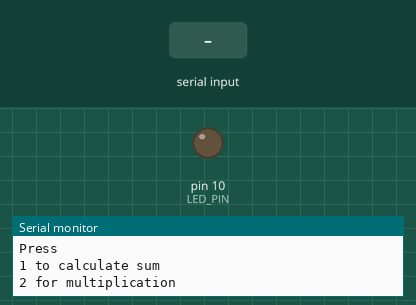
Bench run of a program on a simulated Arduino Uno, built with avr-gcc and run on an emulated ATmega328P. Parts: output pins drawn as LEDs (lit = HIGH), the last lines printed to the serial monitor. The test bench sets the inputs (shaded band).

Above: at 2.8 s.
2.9 s: "1\n" received over Serial
4.4 s: "90,45,200\n" received over Serial
At 11.2 s:
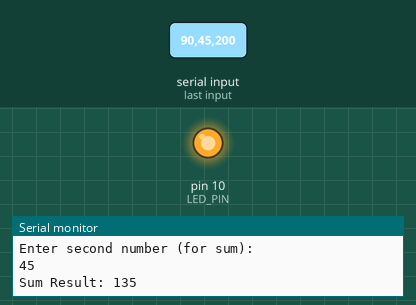
Timing chart, 0 to 12.4 s (numbered marks = the images above; inputs shaded):
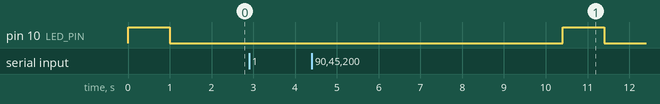

Measured:
- after the input at 4.4 s, pin 10 (LED_PIN): LOW → HIGH after 6.0 s, → LOW 1.0 s later

The program:

main.cpp
```cpp
#include <Arduino.h>

// Function declarations
int SumFunction();
int multiFunction();
#define LED_PIN 10

void setup() {
  // Initialize serial communication
  Serial.begin(9600);

  // Initialize LED pin
  pinMode(LED_PIN, OUTPUT);
}

void loop() {
  // LED blink every second
  digitalWrite(LED_PIN, HIGH); // Turn the LED on
  delay(1000);                 // Wait for 1 second
  digitalWrite(LED_PIN, LOW);  // Turn the LED off
  delay(1000);

  // Menu
  Serial.print("Press\n1 to calculate sum\n2 for multiplication\n");
  int input;
  do {
    while(Serial.available() <= 0);
    input = Serial.parseInt();
    while (Serial.available() > 0) Serial.read();
  } while (input != 1 && input != 2);

  if (input == 1)
  {
    // Call SumFunction
    int result = SumFunction();  // Get sum from user
    Serial.print("Sum Result: ");
    Serial.println(result);
  }

  else if (input == 2)
  {
    // Call multiFunction
    int result2 = multiFunction();  // Get product from user
    Serial.print("Multiplication Result: ");
    Serial.println(result2);
  }

  delay(5000);  // Wait 5 seconds before the next interaction
}

// Function to ask for 2 numbers and calculate the sum
int SumFunction() {
  int x = 0, y = 0;

  Serial.println("Enter first number (for sum): ");
  while (Serial.available() == 0);  // Wait for input
  x = Serial.parseInt();            // Get the first number
  Serial.println(x);                // Echo the first number
  while (Serial.available() > 0) Serial.read();
  delay(500);

  Serial.println("Enter second number (for sum): ");
  while (Serial.available() == 0);  // Wait for input
  y = Serial.parseInt();            // Get the second number
  Serial.println(y);                // Echo the second number
  while (Serial.available() > 0) Serial.read();
  delay(500);

  return x + y;  // Return the sum
}

// Function to ask for 2 numbers and calculate the multiplication
int multiFunction() {
  int a = 0, b = 0;

  Serial.println("Enter first number (for multiplication): ");
  while (Serial.available() == 0);  // Wait for input
  a = Serial.parseInt();            // Get the first number
  Serial.println(a);                // Echo the first number
  while (Serial.available() > 0) Serial.read();
  delay(500);

  Serial.println("Enter second number (for multiplication): ");
  while (Serial.available() == 0);  // Wait for input
  b = Serial.parseInt();            // Get the second number
  Serial.println(b);                // Echo the second number
  while (Serial.available() > 0) Serial.read();
  delay(500);

  return a * b;  // Return the product
}
```
